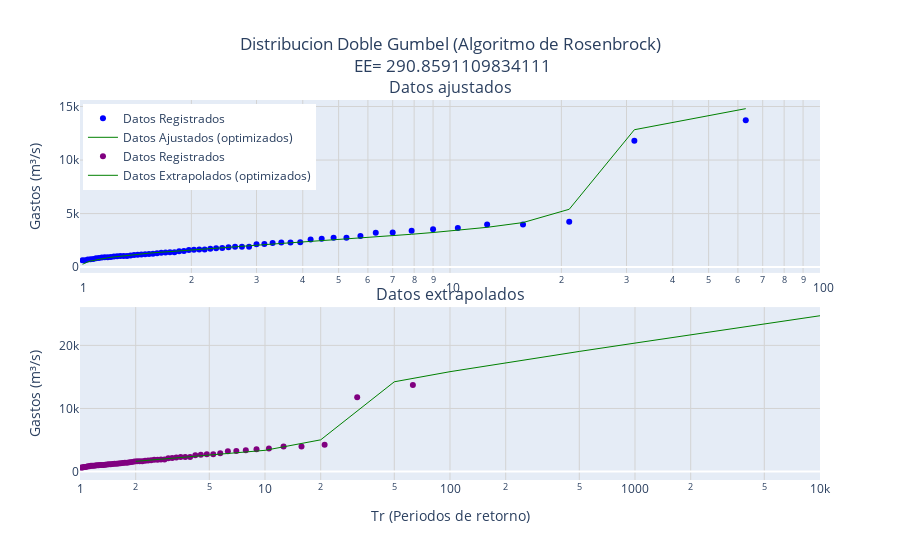

Notebook cell for this chart:
### Code cell
#titulo0 = "Distribucion Doble Gumbel (sin optimizar)\n EE= " + str(EE0)
titulo1 = "Distribucion Doble Gumbel (Algoritmo de Rosenbrock)<br> EE= " + str(EE1)
fig = make_subplots(rows=2, 
                    cols=1, 
                    shared_xaxes=False, 
                    vertical_spacing=0.09, 
                    subplot_titles=("Datos ajustados", "Datos extrapolados"))
# Gráfico 1: Datos Registrados (Scatter) y Datos Ajustados (Línea)
fig.add_trace(go.Scatter(x=tR, 
                         y=dReg, 
                         mode='markers', 
                         name='Datos Registrados', 
                         #alpha=.4, 
                         marker=dict(color='blue')), 
              row=1, col=1)
"""
fig.add_trace(go.Scatter(x=tR, 
                         y=dAjust, 
                         mode='lines', 
                         name='Datos Ajustados (sin optimizar)', 
                         line=dict(color='red', width=1)), 
              row=1, col=1)"""
fig.add_trace(go.Scatter(x=tR, 
                         y=dAjust1, 
                         mode='lines', 
                         name='Datos Ajustados (optimizados)',
                         line=dict(color='green', width=1)), 
              row=1, col=1)

fig.add_trace(go.Scatter(x=tR, 
                         y=dReg,
                         mode='markers', 
                         name='Datos Registrados', 
                         #alpha=.4, 
                         marker=dict(color='purple')), 
              row=2, col=1)
"""
fig.add_trace(go.Scatter(x=dTrExtrap, 
                         y=dExtrap_sr, 
                         mode='lines', 
                         name='Datos Extrapolados (sin optimizar)', 
                         line=dict(color='red', 
                         width=1)), 
              row=2, col=1)"""
fig.add_trace(go.Scatter(x=dTrExtrap, 
                         y=dExtrap, 
                         mode='lines', 
                         name='Datos Extrapolados (optimizados)', 
                         line=dict(color='green', 
                         width=1)), 
              row=2, col=1)

# Configurar el layout
fig.update_layout(
    title_text=titulo1,
    title_x=0.5,  # Centra el título
    #xaxis_type="log",  # Eje x semilogarítmico
    #yaxis_title="Gastos (m³/s)",
    showlegend=True,
    legend=dict(x=0.004, y=0.99))

# Configurar ambos ejes x como logarítmicos
fig.update_xaxes(type="log", 
                 range=[0, 2], 
                 showgrid=True, 
                 gridcolor='lightgray', 
                 row=1, col=1)  # Eje x de la primera fila
fig.update_xaxes(type="log", 
                 range=[0, 4], 
                 title="Tr (Periodos de retorno)", 
                 showgrid=True, 
                 gridcolor='lightgray', 
                 row=2, col=1)  # Eje x de la segunda fila
fig.update_yaxes(title_text="Gastos (m³/s)", 
                 showgrid=True, 
                 gridcolor='lightgray', 
                 row=1, col=1)
fig.update_yaxes(title_text="Gastos (m³/s)", 
                 showgrid=True, 
                 gridcolor='lightgray', 
                 row=2, col=1)

fig.show()

### Figure 1 — Plotly figure (JSON) as saved in the notebook; plotly's stock layout.template omitted (floating-point values rounded to 4 significant figures)
{"data": [{"marker": {"color": "blue"}, "mode": "markers", "name": "Datos Registrados", "type": "scatter", "x": [63, 31.5, 21, 15.75, 12.6, 10.5, 9, 7.875, 7, 6.3, 5.727, 5.25, 4.846, 4.5, 4.2, 3.938, 3.706, 3.5, 3.316, 3.15, 3, 2.864, 2.739, 2.625, 2.52, 2.423, 2.333, 2.25, 2.172, 2.1, 2.032, 1.969, 1.909, 1.853, 1.8, 1.75, 1.703, 1.658, 1.615, 1.575, 1.537, 1.5, 1.465, 1.432, 1.4, 1.37, 1.34, 1.312, 1.286, 1.26, 1.235, 1.212, 1.189, 1.167, 1.145, 1.125, 1.105, 1.086, 1.068, 1.05, 1.033, 1.016], "xaxis": "x", "y": [13713, 11800, 4235, 3992, 3979, 3662, 3533, 3388, 3245, 3205, 2917, 2747, 2734, 2654, 2583, 2319, 2311, 2310, 2248, 2150, 2133, 1899, 1899, 1894, 1861, 1797, 1771, 1716, 1652, 1640, 1631, 1598, 1507, 1494, 1397, 1395, 1371, 1332, 1288, 1244, 1232, 1202, 1173, 1157, 1131, 1087, 1049, 1030, 1030, 1014, 995, 954, 925, 922, 907, 852, 832, 751, 743, 720, 652, 632], "yaxis": "y"}, {"line": {"color": "green", "width": 1}, "mode": "lines", "name": "Datos Ajustados (optimizados)", "type": "scatter", "x": [63, 31.5, 21, 15.75, 12.6, 10.5, 9, 7.875, 7, 6.3, 5.727, 5.25, 4.846, 4.5, 4.2, 3.938, 3.706, 3.5, 3.316, 3.15, 3, 2.864, 2.739, 2.625, 2.52, 2.423, 2.333, 2.25, 2.172, 2.1, 2.032, 1.969, 1.909, 1.853, 1.8, 1.75, 1.703, 1.658, 1.615, 1.575, 1.537, 1.5, 1.465, 1.432, 1.4, 1.37, 1.34, 1.312, 1.286, 1.26, 1.235, 1.212, 1.189, 1.167, 1.145, 1.125, 1.105, 1.086, 1.068, 1.05, 1.033, 1.016], "xaxis": "x", "y": [14800.0, 12830.0, 5402.0, 4161.0, 3717.0, 3438.0, 3233.0, 3070.0, 2935.0, 2819.0, 2717.0, 2625.0, 2543.0, 2467.0, 2397.0, 2331.0, 2270.0, 2213.0, 2158.0, 2106.0, 2056.0, 2009.0, 1963.0, 1919.0, 1876.0, 1835.0, 1794.0, 1755.0, 1717.0, 1679.0, 1643.0, 1607.0, 1571.0, 1536.0, 1502.0, 1468.0, 1434.0, 1400.0, 1367.0, 1334.0, 1300.0, 1267.0, 1234.0, 1200.0, 1167.0, 1133.0, 1098.0, 1063.0, 1028.0, 991.2, 953.8, 915.1, 875.0, 833.0, 788.8, 741.7, 690.8, 634.8, 571.7, 497.5, 404.2, 267.9], "yaxis": "y"}, {"marker": {"color": "purple"}, "mode": "markers", "name": "Datos Registrados", "type": "scatter", "x": [63, 31.5, 21, 15.75, 12.6, 10.5, 9, 7.875, 7, 6.3, 5.727, 5.25, 4.846, 4.5, 4.2, 3.938, 3.706, 3.5, 3.316, 3.15, 3, 2.864, 2.739, 2.625, 2.52, 2.423, 2.333, 2.25, 2.172, 2.1, 2.032, 1.969, 1.909, 1.853, 1.8, 1.75, 1.703, 1.658, 1.615, 1.575, 1.537, 1.5, 1.465, 1.432, 1.4, 1.37, 1.34, 1.312, 1.286, 1.26, 1.235, 1.212, 1.189, 1.167, 1.145, 1.125, 1.105, 1.086, 1.068, 1.05, 1.033, 1.016], "xaxis": "x2", "y": [13713, 11800, 4235, 3992, 3979, 3662, 3533, 3388, 3245, 3205, 2917, 2747, 2734, 2654, 2583, 2319, 2311, 2310, 2248, 2150, 2133, 1899, 1899, 1894, 1861, 1797, 1771, 1716, 1652, 1640, 1631, 1598, 1507, 1494, 1397, 1395, 1371, 1332, 1288, 1244, 1232, 1202, 1173, 1157, 1131, 1087, 1049, 1030, 1030, 1014, 995, 954, 925, 922, 907, 852, 832, 751, 743, 720, 652, 632], "yaxis": "y2"}, {"line": {"color": "green", "width": 1}, "mode": "lines", "name": "Datos Extrapolados (optimizados)", "type": "scatter", "x": [2, 5, 10, 20, 50, 100, 200, 500, 1000, 2000, 5000, 10000], "xaxis": "x2", "y": [1625.0, 2575.0, 3371.0, 5031.0, 14230.0, 15830.0, 17260.0, 19040.0, 20360.0, 21670.0, 23400.0, 24700.0], "yaxis": "y2"}], "layout": {"annotations": [{"font": {"size": 16}, "showarrow": false, "text": "Datos ajustados", "x": 0.5, "xanchor": "center", "xref": "paper", "y": 1, "yanchor": "bottom", "yref": "paper"}, {"font": {"size": 16}, "showarrow": false, "text": "Datos extrapolados", "x": 0.5, "xanchor": "center", "xref": "paper", "y": 0.455, "yanchor": "bottom", "yref": "paper"}], "autosize": true, "legend": {"x": 0.004, "y": 0.99}, "showlegend": true, "title": {"text": "Distribucion Doble Gumbel (Algoritmo de Rosenbrock)<br> EE= 290.8591109834111", "x": 0.5}, "xaxis": {"anchor": "y", "domain": [0, 1], "gridcolor": "lightgray", "range": [0, 2], "showgrid": true, "type": "log"}, "xaxis2": {"anchor": "y2", "domain": [0, 1], "gridcolor": "lightgray", "range": [0, 4], "showgrid": true, "title": {"text": "Tr (Periodos de retorno)"}, "type": "log"}, "yaxis": {"anchor": "x", "autorange": true, "domain": [0.545, 1], "gridcolor": "lightgray", "range": [-956.8, 15630.0], "showgrid": true, "title": {"text": "Gastos (m³/s)"}, "type": "linear"}, "yaxis2": {"anchor": "x2", "autorange": true, "domain": [0, 0.455], "gridcolor": "lightgray", "range": [-2067.0, 26110.0], "showgrid": true, "title": {"text": "Gastos (m³/s)"}, "type": "linear"}}}
